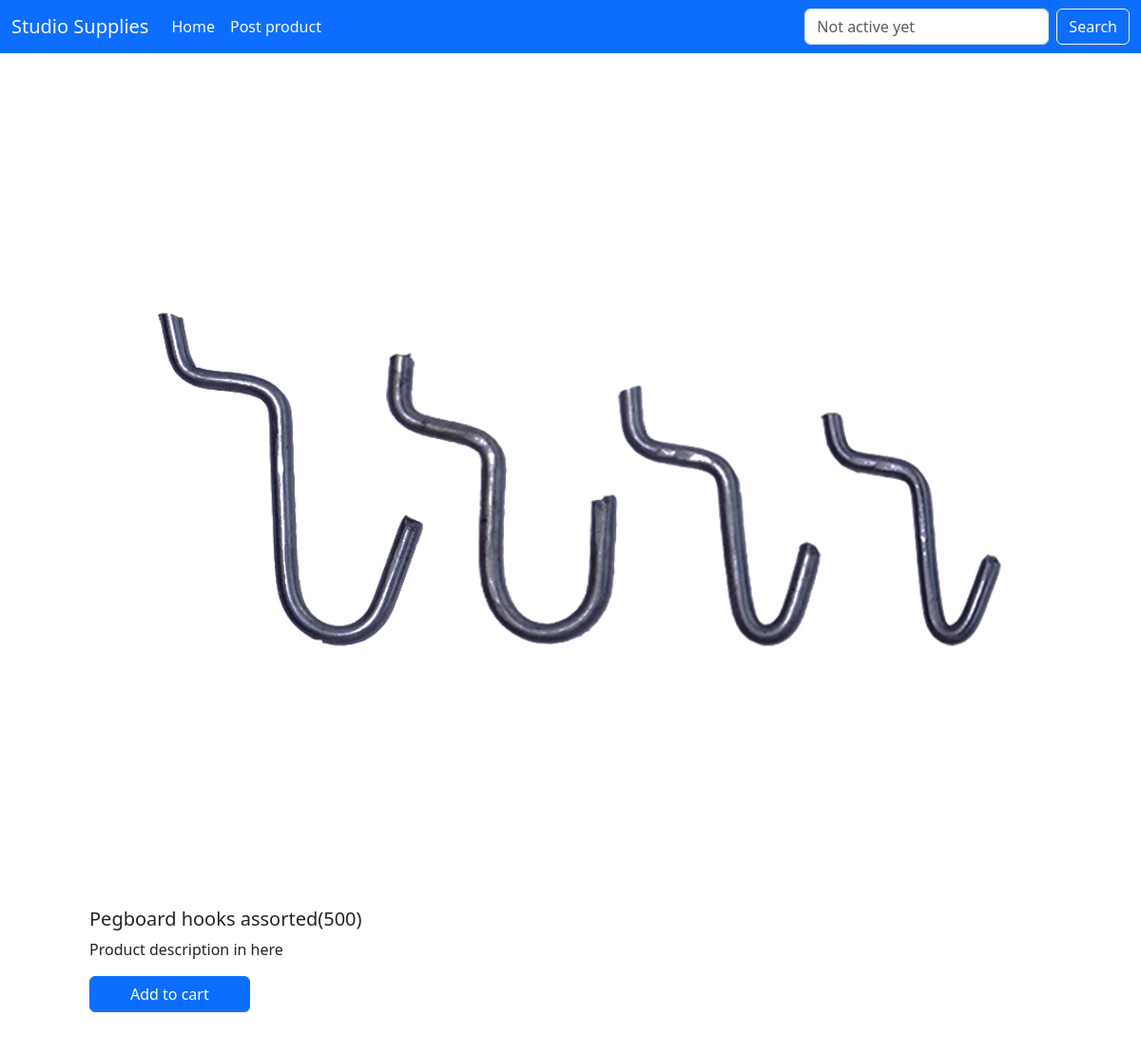
Page /post/32 on the committed database.
### feed/models.py (models this page shows, shortened)
class Post(models.Model):
    text = models.CharField(max_length=140, null=False, blank=False)
    image = models.ImageField( )

### feed/views.py (the view)
# urls.py: path("post/<int:pk>", PostDetailView.as_view(), name="post_details"),
class PostDetailView(DetailView):
    model = Post
    template_name = "details.html"
    context_object_name = "post"

### templates/details.html (shortened to what this page needs)
{% extends 'base.html'%}
{% block body%}
<div class="container overflow-hidden text-center">
    <div class="row justify-content-center">
        <div class="col p-5 ">
            <div class="card border-0" style="width: 100%;height:auto;margin:auto">
                <img src="{{post.image.url}}" class="card-img-top" >
                    <div class="card-body">
                        <h5 class="card-title fw-normal text-lg-start">{{post.text}}</h5>
                            <p class="card-text text-lg-start">Product description in here</p>
                        <a href="#" class="btn btn-primary d-flex justify-content-center col-lg-2">Add to cart</a>
                    </div>
            </div>
        </div>
    </div>
</div>
{% endblock %}

### rows in the picture
Post: image (picture), text "Pegboard hooks assorted(500)"
